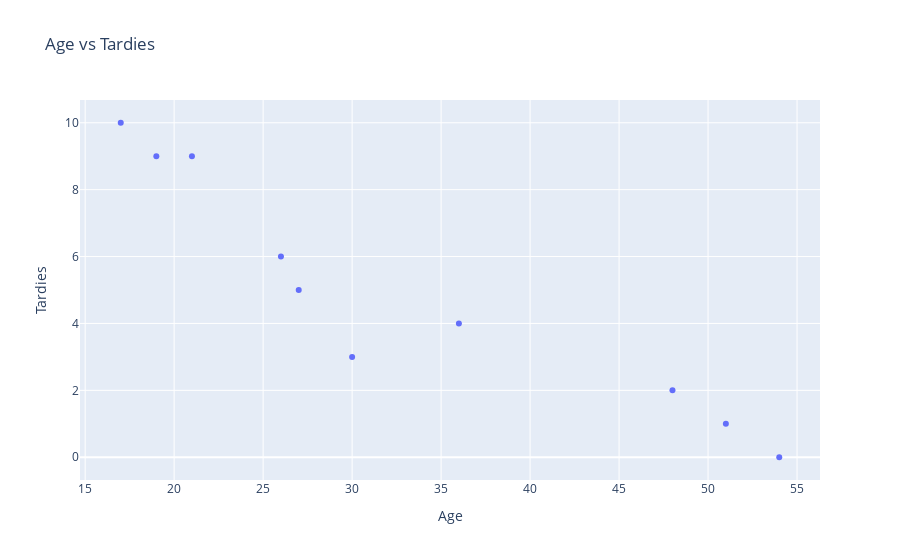

The notebook cell this image was saved under:
### Markdown cell above
Draw a dispersion diagram (scatter plot) for the data.

### Code cell
fig = px.scatter(student_data, x='Age', y='Tardies', title='Age vs Tardies')
fig.show()

### Figure 1 — Plotly figure (JSON) as saved in the notebook; plotly's stock layout.template omitted (floating-point values rounded to 4 significant figures)
{"data": [{"hovertemplate": "Age=%{x}<br>Tardies=%{y}<extra></extra>", "legendgroup": "", "marker": {"color": "#636efa", "symbol": "circle"}, "mode": "markers", "name": "", "orientation": "v", "showlegend": false, "type": "scatter", "x": [17, 51, 27, 21, 36, 48, 19, 26, 54, 30], "xaxis": "x", "y": [10, 1, 5, 9, 4, 2, 9, 6, 0, 3], "yaxis": "y"}], "layout": {"legend": {"tracegroupgap": 0}, "title": {"text": "Age vs Tardies"}, "xaxis": {"anchor": "y", "domain": [0, 1], "title": {"text": "Age"}}, "yaxis": {"anchor": "x", "domain": [0, 1], "title": {"text": "Tardies"}}}}
